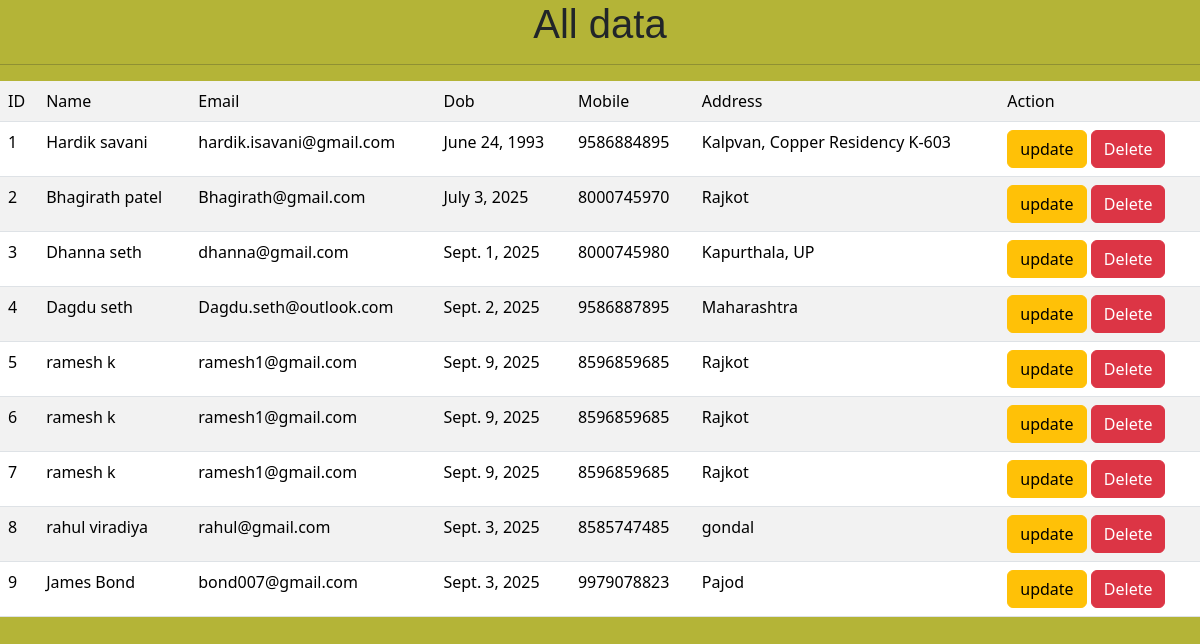
/showdata/, run on an earlier commit of the app's database.
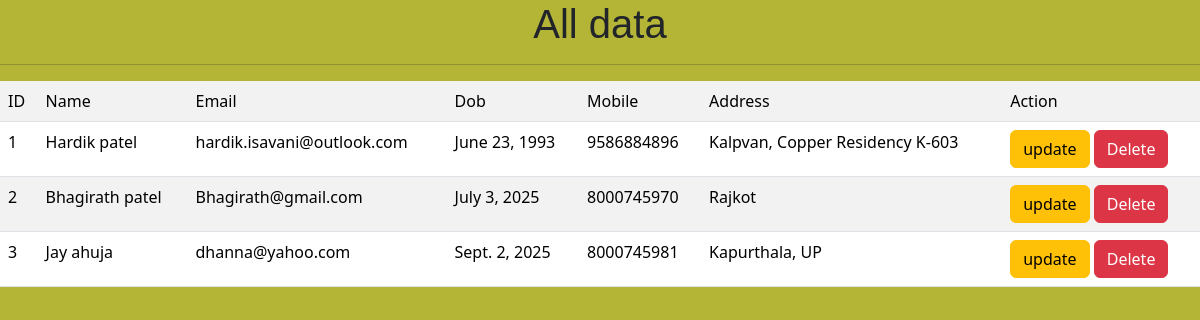
And on a later commit of the database.
### dbapp/models.py (models this page shows)
class userinfo(models.Model):
    name=models.CharField(max_length=20)
    email=models.EmailField()
    dob=models.DateField()
    mobile=models.BigIntegerField()
    address=models.TextField()

### dbapp/views.py (the view)
# urls.py: path('showdata/',views.showdata,name='showdata'),
def showdata(request):
    data=userinfo.objects.all()
    print(data)
    return render(request,"showdata.html",{'data':data})

### dbapp/templates/showdata.html (shortened to what this page needs)
<!DOCTYPE html>
<html lang="en">
<head>
    <link href="https://cdn.jsdelivr.net/npm/bootstrap@5.3.8/dist/css/bootstrap.min.css" rel="stylesheet"
>
</head>
<body style="background-color: rgb(180, 180, 55);">
    <h1 style="text-align: center;font-family: 'Franklin Gothic Medium', 'Arial Narrow', Arial, sans-serif;">All data
    </h1>
    <hr>
    <table class="table table-striped">
    <tr>
        <td>ID</td>
        <td>Name</td>
        <td>Email</td>
        <td>Dob</td>
        <td>Mobile</td>
        <td>Address</td>
        <td>Action</td>
    </tr>
    {% for i in data %}
    <tr>
        <td>{{i.id}}</td>
        <td>{{i.name}}</td>
        <td>{{i.email}}</td>
        <td>{{i.dob}}</td>
        <td>{{i.mobile}}</td>
        <td>{{i.address}}</td>
        <td><a class="btn btn-warning" href="/update/{{i.id}}">update</a>
        <a class="btn btn-danger" href="/deletedata/{{i.id}}">Delete</a></td>
    </tr>
    {% endfor %}
    </table>
</body>
</html>

What changed in the data, as far as the page shows it:
removed userinfo: id "4", name "Dagdu seth", email "Dagdu.seth@outlook.com", dob "Sept. 2, 2025", mobile "9586887895", address "Maharashtra"
removed userinfo: id "5", name "ramesh k", email "ramesh1@gmail.com", dob "Sept. 9, 2025", mobile "8596859685", address "Rajkot"
removed userinfo: id "6", name "ramesh k", email "ramesh1@gmail.com", dob "Sept. 9, 2025", mobile "8596859685", address "Rajkot"
removed userinfo: id "7", name "ramesh k", email "ramesh1@gmail.com", dob "Sept. 9, 2025", mobile "8596859685", address "Rajkot"
removed userinfo: id "8", name "rahul viradiya", email "rahul@gmail.com", dob "Sept. 3, 2025", mobile "8585747485", address "gondal"
removed userinfo: id "9", name "James Bond", email "bond007@gmail.com", dob "Sept. 3, 2025", mobile "9979078823", address "Pajod"
changed userinfo "Kalpvan, Copper Residency K-603": name "Hardik savani" → "Hardik patel"; email "hardik.isavani@gmail.com" → "hardik.isavani@outlook.com"; dob "June 24, 1993" → "June 23, 1993"; mobile "9586884895" → "9586884896"
changed userinfo "Kapurthala, UP": name "Dhanna seth" → "Jay ahuja"; email "dhanna@gmail.com" → "dhanna@yahoo.com"; dob "Sept. 1, 2025" → "Sept. 2, 2025"; mobile "8000745980" → "8000745981"
